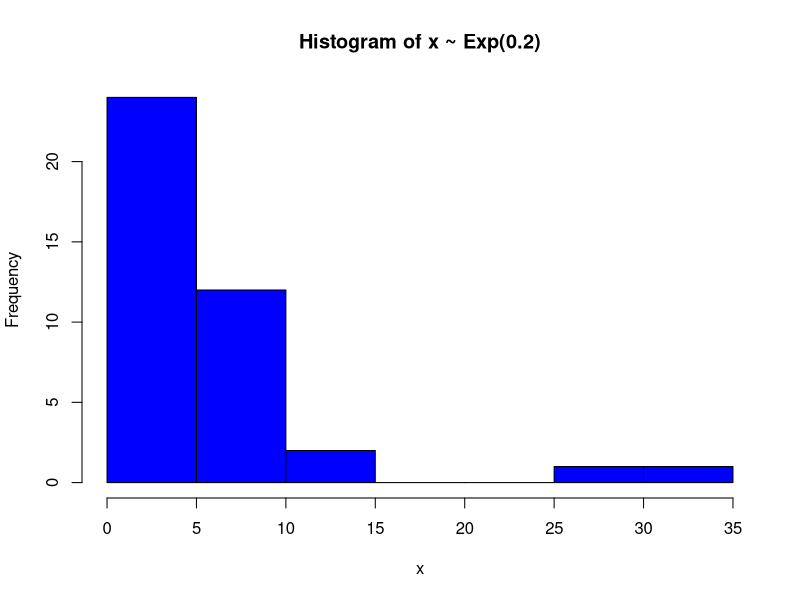

Write the R code that produced this figure. (Note: this script raises an error after producing the figure.)
# Part I - Simulations of the Exponential Distribution

lambda = 0.2  # rate parameter
n = 40        # population within one sample
Nsim = 1000   # number of samples (simulations)

# For comparison
# hist(runif(1000))
# mns = NULL
# for (i in 1 : 1000) mns = c(mns, mean(runif(40)))
# hist(mns)

# Testing one sampling of the Exp Distrib:
set.seed(12345)
hist(rexp(n,lambda), xlab="x", main="Histogram of x ~ Exp(0.2)", col="blue")

# Sampling 1000 times and showing the distribution of the sample mean:
X = NULL
set.seed(123)
for (i in 1:Nsim) X = c(X, mean(rexp(n,lambda)))
m <- mean(X) # We take the average of the sample means
s <- sd(X)   # We take the standard deviation of the sample means
print(paste("mean:",round(m,3),", standard error:",round(s,3)))

# Plotting:
# Initializing
new.mai <- old.mai <- par("mai")
new.mai[4] <- old.mai[2]
par(mai = new.mai)
# Plot 1 preparation
X <- mns
h <- hist(X, breaks=50, plot=FALSE)
pos <- pretty(h$density, n = 5)
freq <- round(pos * length(X) * with(h, breaks[2] - breaks[1]))
# Plot 2 preparation
xseq <- seq(0,10,0.2)
mth <- 1/lambda # theoretical mean
sth <- (1/lambda)/sqrt(n) # theoretical standard error of the mean
# Plot 1
graphics:::plot.histogram(h, freq = FALSE, col="light blue", main="Histogram of the Sample Mean",
                          xlab = "sample mean", ylab="Frequency",
                          border="black", yaxt='n')
Axis(side = 2, at = pos, labels = freq)
Axis(side = 4, at = pos, labels = pos)
mtext("Density", side = 4, line = 3)
# Plot 2
lines(xseq, dnorm(xseq,mth,sth), type='l', lwd=2)
# Finalization
par(mai = old.mai)





# Part II - Inferential Data Analysis on the ToothGrowth dataset

# Basic infos:
data(ToothGrowth)
head(ToothGrowth,n=3)
dim(ToothGrowth)
str(ToothGrowth)
summary(ToothGrowth$supp)
unique(ToothGrowth$dose)

# Exploratory plots:
xyplot(len ~ dose | supp, data=ToothGrowth, layout=c(2,1), xlab="dose (mg/day)", ylab="length (unknown unit)", main="Teeth length of guinea pigs for different dosages \n and methods (OJ = Orange Juice, VC = Vitamin C)", panel = function(x,y,...) {panel.xyplot(x, y, ...)
    panel.lmline(x, y,type='l',lty=3,lwd=2, ...)})

# T-test:
t.test(len ~ supp, paired=FALSE, var.equal=TRUE, data=ToothGrowth)




